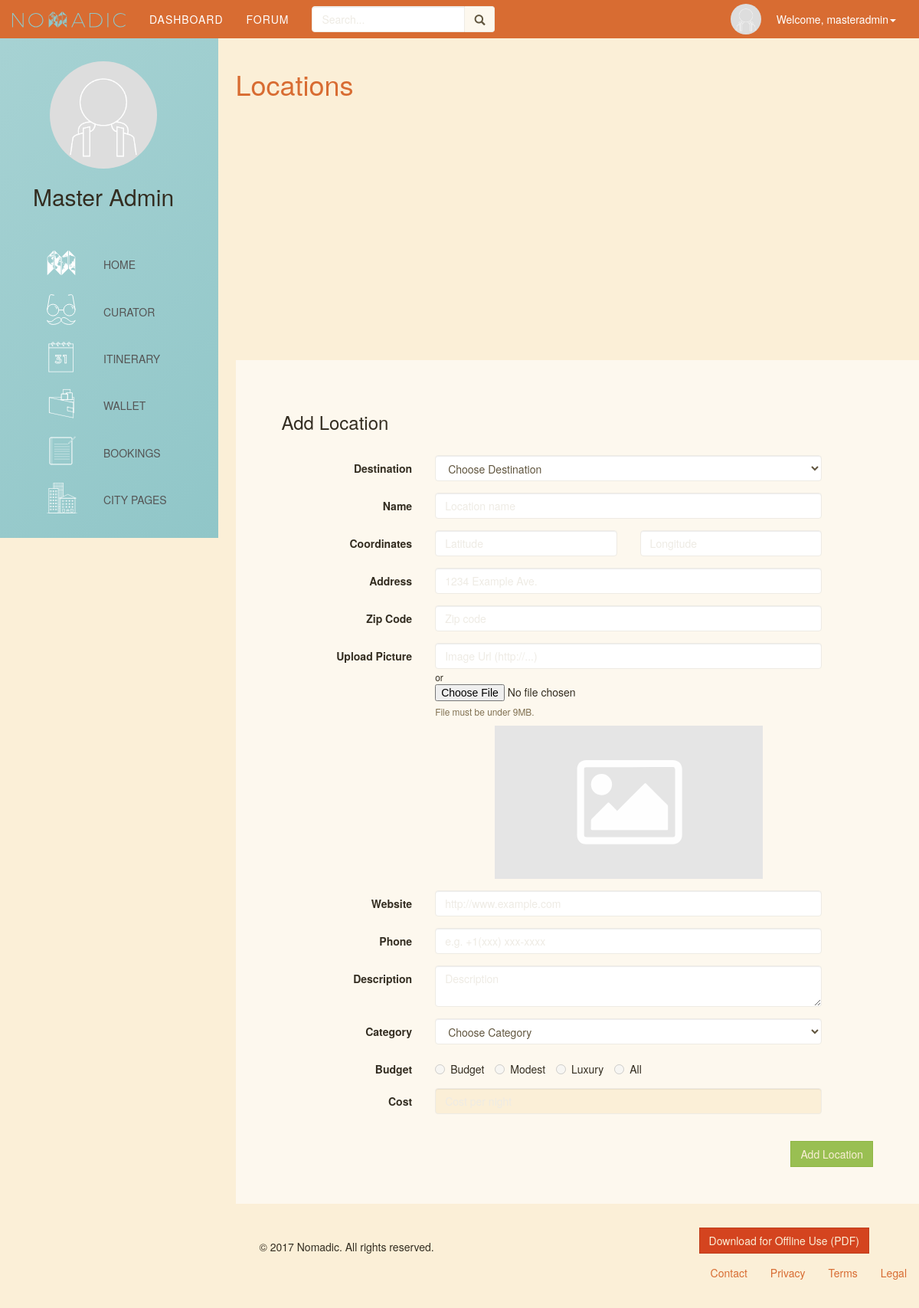
Screenshot of /locations.php (signed in) with the database file from the repository.
### tables this page shows
CREATE TABLE `exp_levels` (
  `id` int(11) NOT NULL,
  `name` varchar(45) DEFAULT NULL
);

### Classes/Locations.php (called while the page is built, shortened)
<?php
class Locations {
    private $db;
    public function __construct($db) {
        $this->db = $db;
    }
    public function getExp() {
        $db = $this->db;
        $query = "SELECT * FROM exp_levels";
        $statement = $db->prepare($query);
        $statement->execute();
        $exp_levels = $statement->fetchAll();
        return $exp_levels;
    }
}
?>

### includes/locationForm.php (the view, shortened to what this page needs)
<div class="form-group">
    <label for="dest" class="col-sm-3 control-label">Destination</label>
    <div class="col-sm-8">
        <select class="form-control" id="dest" name="dest" onChange="locationsMap($('option:selected', this).attr('lat'), $('option:selected', this).attr('lon'), 11);">
            <option>Choose Destination</option>
        </select>
    </div>
</div>
<div class="form-group">
    <label for="name" class="col-sm-3 control-label">Name</label>
    <div class="col-sm-8">
        <input class="form-control" type="text" id="name" name="name" placeholder="Location name" value="<? echo (isset($loc_update[0][1])) ? $loc_update[0][1] : "" ;?>">
    </div>
</div>
<div class="form-group">
    <label for="lat" class="col-sm-3 control-label pull-left clearfix">Coordinates</label>
    <div class="col-sm-8 formcol">
        <div class="col-md-6">
            <input class="form-control" type="text" id="lat" name="lat" placeholder="Latitude" value="<? echo (isset($loc_update[0][4])) ? $loc_update[0][4] : "" ;?>">
        </div>
        <div class="col-md-6">
            <input class="form-control" type="text" id="lng" name="lng" placeholder="Longitude" value="<? echo (isset($loc_update[0][5])) ? $loc_update[0][5] : "" ;?>">
        </div>
    </div>
</div>
<div class="form-group">
    <label for="address" class="col-sm-3 control-label">Address</label>
    <div class="col-sm-8">
        <input class="form-control" type="text" id="address" name="address" placeholder="1234 Example Ave." value="<? echo (isset($loc_update[0]["address"])) ? $loc_update[0]["address"] : "" ;?>">
    </div>
</div>
<div class="form-group">
    <label for="zip" class="col-sm-3 control-label">Zip Code</label>
    <div class="col-sm-8">
        <input class="form-control" type="text" id="zip" name="zip" placeholder="Zip code" value="<? echo (isset($loc_update[0]["zip"])) ? $loc_update[0]["zip"] : "" ;?>">
    </div>
</div>
<div class="form-group">
    <label for="img" class="col-sm-3 control-label">Upload Picture</label>
    <div class="col-sm-8">
        <input class="form-control" type="text" name="link" placeholder="Image Url (http://...)">
        <small>or</small><br>
        <input type="file" id="img" name="img" accept="image/*">
        <small class="help-block">File must be under 9MB.</small>
        <center style="width:350px;height:200px;overflow:hidden;margin:0 auto"><img id="uploadedPreview" alt="<? echo (isset($loc_update[0][1])) ? $loc_update[0][1] : "" ;?>" src="<?php echo (isset($loc_update[0]["filePath"]))? $loc_update[0]["filePath"] : "media/location-images/default.svg" ;?>" width="100%"></center>
    </div>
</div>
<div class="form-group">
    <label for="web" class="col-sm-3 control-label">Website</label>
    <div class="col-sm-8">
        <input class="form-control" type="text" id="web" name="web" placeholder="http://www.example.com" value="<? echo (isset($loc_update[0]["website"])) ? $loc_update[0]["website"] : "" ;?>">
    </div>
</div>
<div class="form-group">
    <label for="phone" class="col-sm-3 control-label">Phone</label>
    <div class="col-sm-8">
        <input class="form-control" type="text" id="phone" name="phone" placeholder="e.g. +1(xxx) xxx-xxxx" value="<? echo (isset($loc_update[0]["phone"])) ? $loc_update[0]["phone"] : "" ;?>">
    </div>
</div>
<div class="form-group">
    <label for="desc" class="col-sm-3 control-label">Description</label>
    <div class="col-sm-8">
        <textarea class="form-control" type="text" id="desc" name="desc" placeholder="Description"><? echo (isset($loc_update[0]["description"])) ? $loc_update[0]["description"] : "" ;?></textarea>
    </div>
</div>
<div class="form-group">
    <label for="cate" class="col-sm-3 control-label">Category</label>
    <div class="col-sm-8">
        <select class="form-control" id="cate" name="cate">
            <option>Choose Category</option>
        </select>
    </div>
</div>
<div class="form-group">
    <label for="exp" class="col-sm-3 control-label">Budget</label>
    <div class="col-sm-8">
        <?php foreach ($exp as $e) {?>
        <label class="radio-inline">
            <input type="radio" name="exp" id="exp-<?php echo $e["id"];?>" value="<?php echo $e["id"];?>" <?php echo (isset($loc_update) && $e["id"] == $loc_update[0]["exp_levels_id"]) ? 'checked' : 'disabled' ;?> > <?php echo $e["name"];?>
        </label>
        <?php }?>
    </div>
</div>
<div class="form-group">
    <label for="cost" class="col-sm-3 control-label">Cost</label>
    <div class="col-sm-8">
        <input class="form-control" type="text" id="cost" name="cost" placeholder="Cost per night" value=<? echo (!isset($loc_update[0]["cost"]) || $loc_update[0]["cost"] == 0) ? '"" disabled' :'"'.$loc_update[0]["cost"].'"';?>>
    </div>
</div>

### css/style.css (style rules this page uses)
body { overflow-x: hidden; }
.formcol { padding: 0; margin: 0; }

### rows the page displays
exp_levels: name "Budget"
exp_levels: name "Modest"
exp_levels: name "Luxury"
exp_levels: name "All"

### other values shown
$_SESSION["user"]["username"] "masteradmin"
$_SESSION["user"]["firstname"] "Master"
$_SESSION["user"]["lastname"] "Admin"
$site_title "Nomadic"
